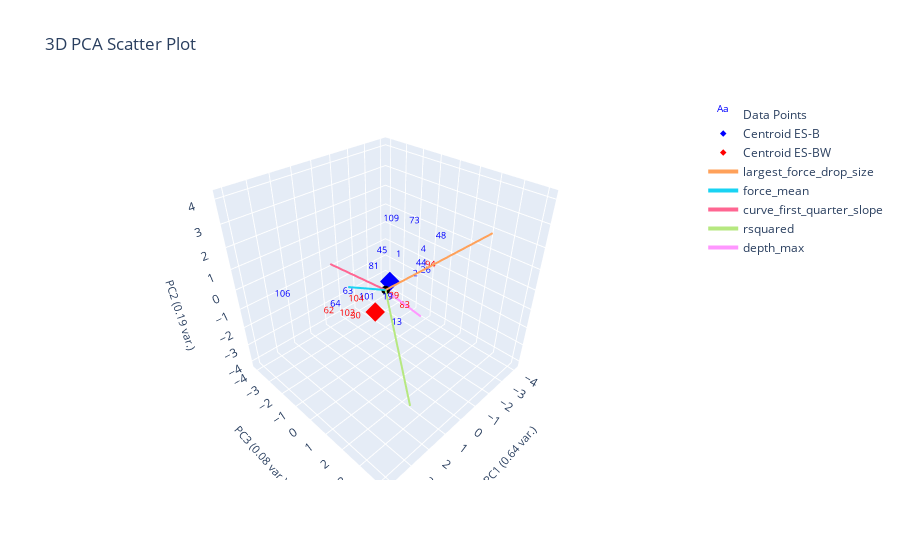

Write notebook code for a chart like this one.
### Markdown cell above
# Flaky

### Code cell
from sklearn.neighbors import NearestCentroid

ylabel_name = "flake"
data_with_popcorn_label = data_features[data_features[ylabel_name].notna()]

popcorn_x = plotting.extract_numerical_features(data_with_popcorn_label).values
popcorn_ylabels = data_with_popcorn_label[ylabel_name].astype(int)

nc = NearestCentroid()
nc.fit(popcorn_x, popcorn_ylabels)

nc_predictions = pd.Series(nc.predict(clustering_features.values))
proba = np.round(nc.predict_proba(clustering_features), 2)

# proba = pd.DataFrame(data=proba, columns=nc.classes, index=data_without_op)
centroids = pd.DataFrame(data=nc.centroids_, columns=clustering_features.columns)
centroids[f'{ylabel_name}_nums'] = nc.classes_

changed_ylabel_idxs = loss(nc_predictions, popcorn_ylabels)
corrected_predctions = correct_pseudo_ylabels_to_actual(nc_predictions, popcorn_ylabels, changed_ylabel_idxs)

# plotting.plot_specific_curves([4], curve_data, data_features, color='green')

# print(data_with_popcorn_label[data_with_popcorn_label[ylabel_name]].index)
# print(data_with_popcorn_label[~data_with_popcorn_label[ylabel_name]].index)

# plotting labeled data only
plotting.plot_cluster_subplots(
                            popcorn_ylabels, 
                            curve_data, 
                            cluster_category_names=[f"No {ylabel_name}", f"Yes {ylabel_name}"], 
                            bold_idxs=popcorn_ylabels.index,
                            prediction_proba=proba,)
plotting.plot_pca(data_with_popcorn_label, popcorn_ylabels, 3, "", ylabel_name, centroids=centroids)

### Figure 1 — Plotly figure (JSON) as saved in the notebook; plotly's stock layout.template omitted (floating-point values rounded to 4 significant figures)
{"data": [{"mode": "text", "name": "Data Points", "text": ["1", "2", "3", "4", "13", "19", "26", "29", "30", "44", "45", "48", "62", "63", "64", "73", "81", "83", "94", "101", "102", "104", "106", "109"], "textfont": {"color": ["blue", "blue", "blue", "blue", "blue", "blue", "blue", "red", "red", "blue", "blue", "blue", "red", "blue", "blue", "blue", "blue", "red", "red", "blue", "red", "red", "blue", "blue"], "size": 9}, "type": "scatter3d", "x": [-0.9282, -2.312, -0.4359, -1.819, -0.8463, 0.778, -0.9277, 0.2759, 2.002, -2.619, -0.7034, -2.849, 2.854, 1.995, 2.491, -2.585, -0.8248, -0.7817, -1.745, 1.913, 2.264, 1.154, 4.344, -0.6948], "y": [-0.1913, -0.3955, -0.1466, 0.4114, -0.1078, 0.9012, 1.322, 0.7484, 0.3536, -0.3307, -0.9276, 0.4841, -0.1775, -0.03011, -0.2125, -0.8117, -1.62, 0.3937, 0.9004, 0.9092, 0.1917, -0.5342, -0.7599, -0.3707], "z": [0.6677, -1.089, -0.6157, 0.7895, -2.943, -0.04352, 0.5995, -0.3444, -0.5994, -0.6187, 0.623, 1.035, -0.16, 0.3841, -0.05706, 1.375, -0.5661, -1.625, 0.2788, 0.578, -0.4134, -0.7204, 1.118, 2.347]}, {"marker": {"color": "blue", "size": 5, "symbol": "diamond"}, "mode": "markers", "name": "Centroid ES-B", "type": "scatter3d", "x": [-0.3544], "y": [-0.1104], "z": [0.2108]}, {"marker": {"color": "red", "size": 5, "symbol": "diamond"}, "mode": "markers", "name": "Centroid ES-BW", "type": "scatter3d", "x": [0.8606], "y": [0.268], "z": [-0.512]}, {"marker": {"color": "black", "size": 3}, "mode": "markers", "name": "Origin", "showlegend": false, "type": "scatter3d", "x": [0], "y": [0], "z": [0]}, {"line": {"width": 4}, "mode": "lines+text", "name": "largest_force_drop_size", "textposition": "top center", "type": "scatter3d", "x": [0, -2.429], "y": [0, 3.11], "z": [0, 2.882]}, {"line": {"width": 4}, "mode": "lines+text", "name": "force_mean", "textposition": "top center", "type": "scatter3d", "x": [0, 2.788], "y": [0, 1.01], "z": [0, 2.021]}, {"line": {"width": 4}, "mode": "lines+text", "name": "curve_first_quarter_slope", "textposition": "top center", "type": "scatter3d", "x": [0, 1.645], "y": [0, -1.403], "z": [0, 1.36]}, {"line": {"width": 4}, "mode": "lines+text", "name": "rsquared", "textposition": "top center", "type": "scatter3d", "x": [0, 2.215], "y": [0, 3.494], "z": [0, -2.368]}, {"line": {"width": 4}, "mode": "lines+text", "name": "depth_max", "textposition": "top center", "type": "scatter3d", "x": [0, -1.927], "y": [0, 0.3616], "z": [0, -2.27]}], "layout": {"autosize": true, "scene": {"aspectmode": "cube", "xaxis": {"range": [-4.344, 4.344], "title": {"font": {"size": 11}, "text": "PC1 (0.64 var.)"}}, "yaxis": {"range": [-4.344, 4.344], "title": {"font": {"size": 11}, "text": "PC3 (0.08 var.)"}}, "zaxis": {"range": [-4.344, 4.344], "title": {"font": {"size": 11}, "text": "PC2 (0.19 var.)"}}}, "title": {"text": "3D PCA Scatter Plot"}}}
